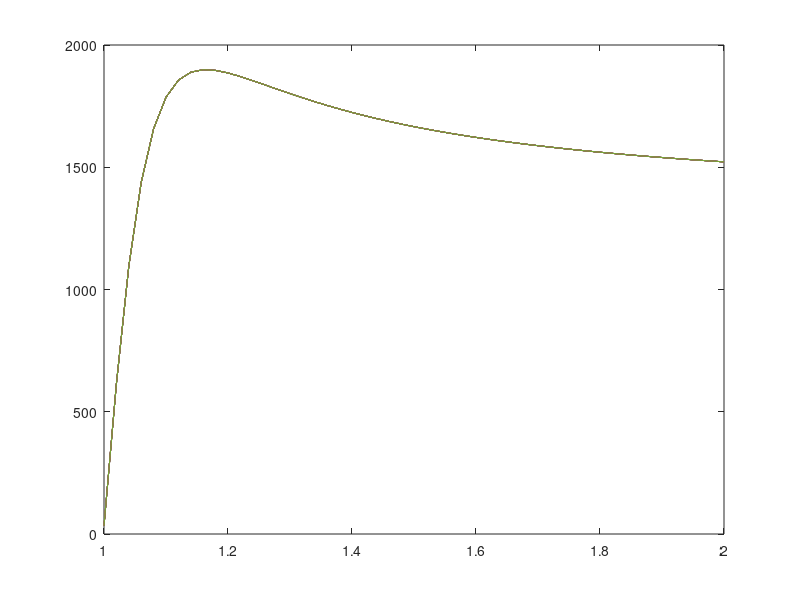

Here is the MATLAB script that generated this plot:
clear all
clc

g=9.81;
m = 320; % vechicle mass in kg 
R = 22.3969*10^-2 ; %efective rolling radius
CAMdeg = 0.9; %inclination angle en graus
CAM = CAMdeg*pi/180; %Camber in radians

%Longitudinal Coefficients
PCX1= 1.5000;
PDX1=1.9513;
PDX2=-1.0000;
PPX1=-6.7004;
PPX2=-16.5293;
PPX3=-2.1873;
PPX4=-5.6683;
PDX3=15.0000;
PEX1=-7.8385e-13;
PEX2=-0.9950;
PEX3=-0.6000;
PEX4=0.9000;
PKX1=25.1313;
PKX2=-5.7390e-06;
PKX3=-0.6401;
PHX1=6.0893e-04;
PHX2=-0.0018;
%PDXP1=
%PDXP2=
%PDXP3=
%RHX1=
%REX1=
%REX2=
%RCX1=
%RBX1=
%RBX2=
%RBX3=
SVX=1;

%Scaling coefficients
LCX=1; %Fx shape factor; valor inventat
LUX=1; %valor inventat
LEX=1; %valor inventat
LKXk=1; %valor inventat
LHX=1; %valor inventat
LXalfa=1; %valor inventat

%Data
slip = 1.0:0.02:2.0;
VV = (0:5:90)/3.6; %Vehicle Velocity m/s
FZ = m*g/4; % signle wheel load 
DFZ = (FZ-1080)/1080; %diferencial de carrega
PI = 0.8; %pressio en bar
DPI = (PI-0.84)/0.84;

%MF-Tyre 5.2, 6.0, 6.1
s1=1;
SHX= (PHX1+PHX2*DFZ)*LHX*LUX*s1;

for i = 1:length(slip)
    for j = 1:length(VV)
        
        V(i,j)= VV(j)*slip(i); % Wheel velocity m/s
        Omega(i,j) = V(i,j)/R; %wheel rotational speed %valor inventat
        k(i,j) = (V(i,j)-VV(j))/VV(j); %longitudinal slip

        %Pure Slip
        kx(i,j) = k(i,j)+SHX;
        CX(i,j) = PCX1*LCX;
        U(i,j) = (PDX1+PDX2*DFZ)*(1+PPX3*DPI+PPX4*DPI^2)*(1-PDX3*CAM^2)*LUX;
        DX(i,j) = U(i,j)*FZ*s1;
        Ex(i,j) = (PEX1+PEX2*DFZ+PEX3*DFZ^2)*(1-PEX4*sign(kx(i,j)))*LEX;
        KXk(i,j) = FZ*(PKX1+PKX2*DFZ)*exp(PKX3*DFZ)*(1+PPX1*DPI+PPX2*DPI^2)*LKXk;
        BX(i,j) = KXk(i,j)/(CX(i,j)*DX(i,j));
        
        %Combined slip
        %{
        SHalfa= RHX1
        alfaS= alfaF+SHalfa
        BXalfa= (RBX1+RBX3*CAM^2)*cos(arctan(RBX2*k))*LXalfa
        CXalfa= RCX1
        EXA= REX1+REX2*DFZ
        %}
        Gxalfa=1;
        %{
        GXalfa= (cos(CXalfa*arctan(BXalfa*alfaS-EXA(BXalfa*alfaS-arctan(BXalfa*alfaS)))))/(cos(CXalfa*arctan(BXalfa*SHalfa-EXalfa(BXalfa-SHalfa-arctan(BXalfa*SHXalfa)))))
        when combined slip is not used: Gxa=1
        %}
        
        %Turn slip
        s1=1; 
        %{
        BXP1= PDXP1(1+PDXP2*DFZ)*cos(arctan(PDXP3*k))
        s1= cos(arctan(BXP1*R*PF))
        when turn slip not used: s1=1
        %}
        
        
        Fx(i,j)=(DX(i,j)*sin(CX(i,j)*atan(BX(i,j)*kx(i,j)-Ex(i,j)*(BX(i,j)*kx(i,j)-atan(BX(i,j)*kx(i,j)))))+SVX)*Gxalfa;
        
    end
end

figure(1)
plot(slip, Fx)




%Matrix algorithm test
%{
a1 = [1,2,3]
a2 = [9,8,7]
a3 = [7,2,9;6,1,8;3,7,7]
for k=1:length(a1)
    for g=1:length(a2)
        a4(k,g) = a1(k)*a2(g)
        a5(k,g) = 4
        a6(k,g) = a4(k,g)*a3(k,g)
    end
end
%}




